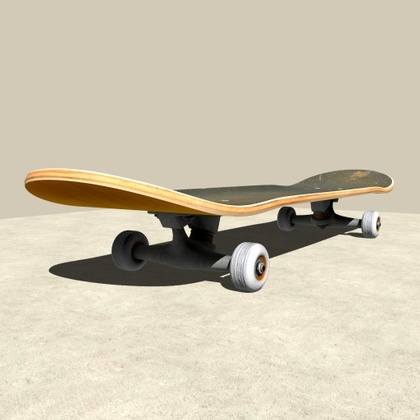
%> input picture Lab 4-A/image.jpg, 420 x 420 px, shrunk from 512 x 512 before the run
$ octave lab_7_4.m   (GNU Octave 9; MATLAB toolbox functions it lacks are replaced by stand-ins)
%> lines starting %> are read from the running program, lines starting %| are printed output that depends on the picture
A = imread('image.jpg');
%> A is the input picture: size 420x420x3 uint8; mean R, G, B 206.3, 197.6, 177
B=rgb2gray(A);
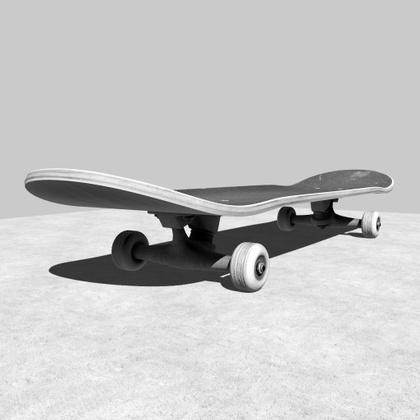
%> B: size 420x420 uint8; min 0, max 255, mean 197.8

C=double(B);


for i=1:size(C,1)-2
    for j=1:size(C,2)-2
        %Sobel mask for x-direction:
        Gx=((2*C(i+2,j+1)+C(i+2,j)+C(i+2,j+2))-(2*C(i,j+1)+C(i,j)+C(i,j+2)));
        %Sobel mask for y-direction:
        Gy=((2*C(i+1,j+2)+C(i,j+2)+C(i+2,j+2))-(2*C(i+1,j)+C(i,j)+C(i+2,j)));
        %The gradient of the image
        B(i,j)=sqrt(Gx.^2+Gy.^2);

    end
end
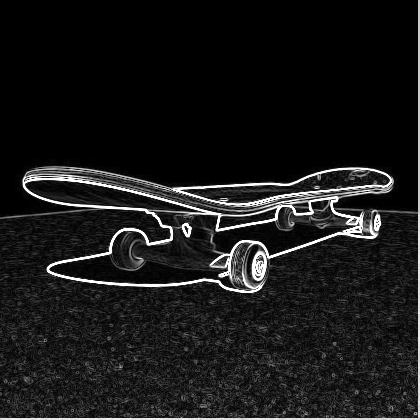
%> B: size 420x420 uint8; min 0, max 255, mean 25
subplot(221);
Q=B;
imshow(B); title('Sobel gradient');


for i=1:size(C,1)-2
    for j=1:size(C,2)-2
        %prewitt mask for x-direction:
        Gx=((1*C(i+2,j+1)+C(i+2,j)+C(i+2,j+2))-(1*C(i,j+1)+C(i,j)+C(i,j+2)));
        %prewitt mask for y-direction:
        Gy=((1*C(i+1,j+2)+C(i,j+2)+C(i+2,j+2))-(1*C(i+1,j)+C(i,j)+C(i+2,j)));
        %The gradient of the image
        B(i,j)=sqrt(Gx.^2+Gy.^2);

    end
end
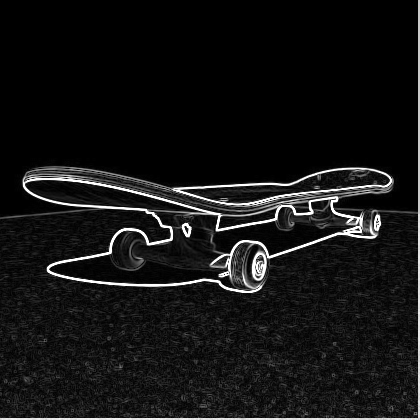
%> B: size 420x420 uint8; min 0, max 255, mean 20.3
subplot(222);
W=B;
imshow(B); title('prewit gradient');

E=Q-W;
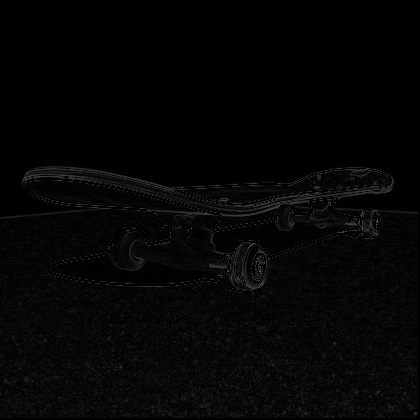
%> E: size 420x420 uint8; min 0, max 106, mean 4.8
subplot(223);
imshow(E); title('difference');

X=zeros(1,255);
for i=1:size(C,1)-2
    for j=1:size(C,2)-2
        pp=E(i,j)+1;
        X(1,pp)=  X(1,pp)+1;
    end
end
%> after the loop, X = 255 values, max 83910 at index 1, min 0 at index 83, mean 685.2
subplot(224);
stem(X);
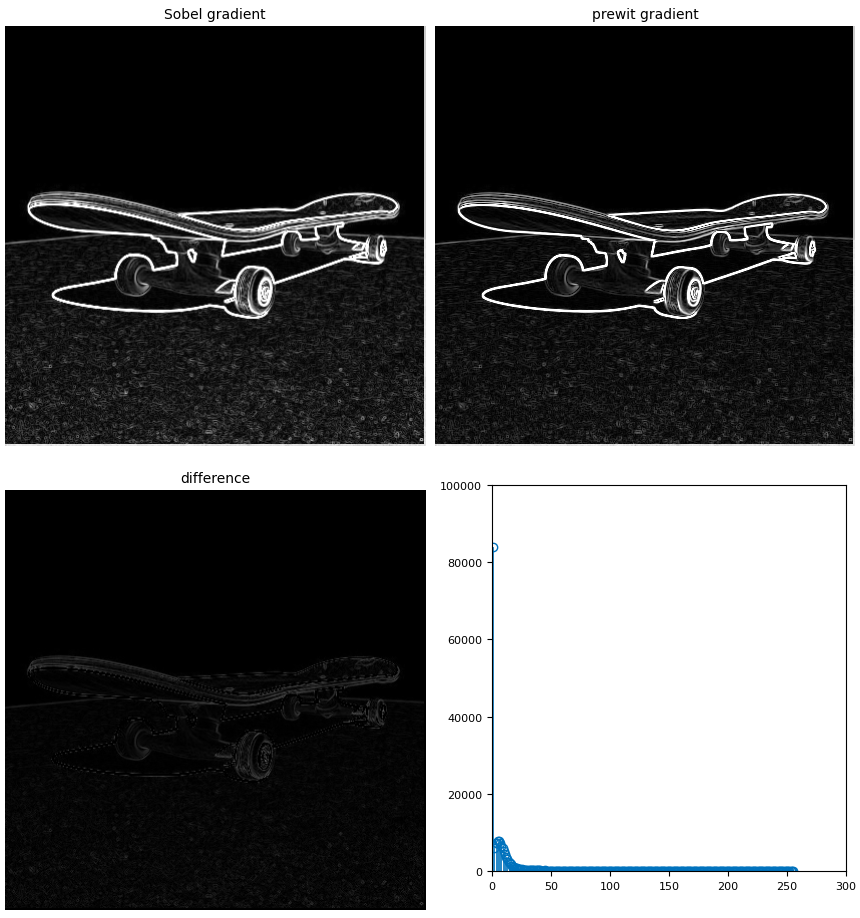
%> figure redrawn from the program's plot data, 4 panels

%figure(); imhist(X); title('hist');
